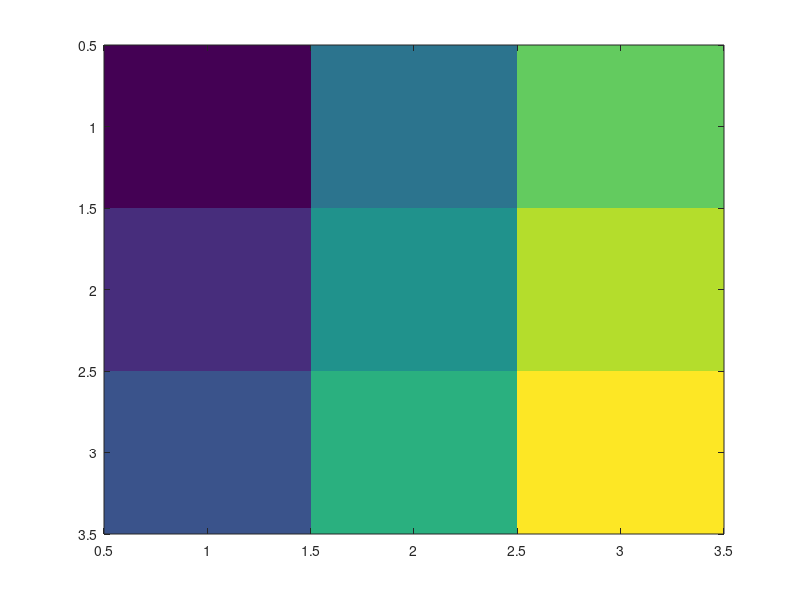

Recreate this plot in MATLAB. (Note: this script raises an error after producing the figure.)
1:9
%% 1'den 9a kadar 3x3 lük matris oluşturma
A=reshape( 1 : 9 , [3,3])
B=[ 1 0 0;0 1 1 ; 1 0 0]
A*B
%% element ways carpımı maskeleme yapmak icin
C=A.*B
%%  renk sınırlarını ölçeklendirir, böylece görüntü, renk haritasının tüm aralığını kullanır;
%% burada A'daki en küçük değer, renk haritasındaki ilk renkle ve en büyük değer, son renkle eşleşir.
imagesc(A)

b=[1 ; 2 ;3]
det(A)
A(3,2)=11
x=inv(A)*b
%% soldakini sağdakine bölüyo
C=A.\B %% x=A\b anın tersi b
y=1:6   %% 1     2     3     4     5     6
y.^2    %% eleman eleman carpmaya yarıyo      1     4     9    16    25    36
y'
%% GAMA
I=imread('cameraman.tif'); %% gama iş yapmadan once normalize et
I
Id=im2double(I)
T=@(r)r^(2.5) %function handle
T=@(r)r.^(2.5) % her bir pixeli ayrı ayrı gormak için 
G=T(Id) % gamayı uyguladık siyhlaştı
imshowpair(Id,G,'montage')
T=@(r)r.^(0.5) % beyazlastırmak ıcın
G=T(Id)  
imshowpair(Id,G,'montage')


